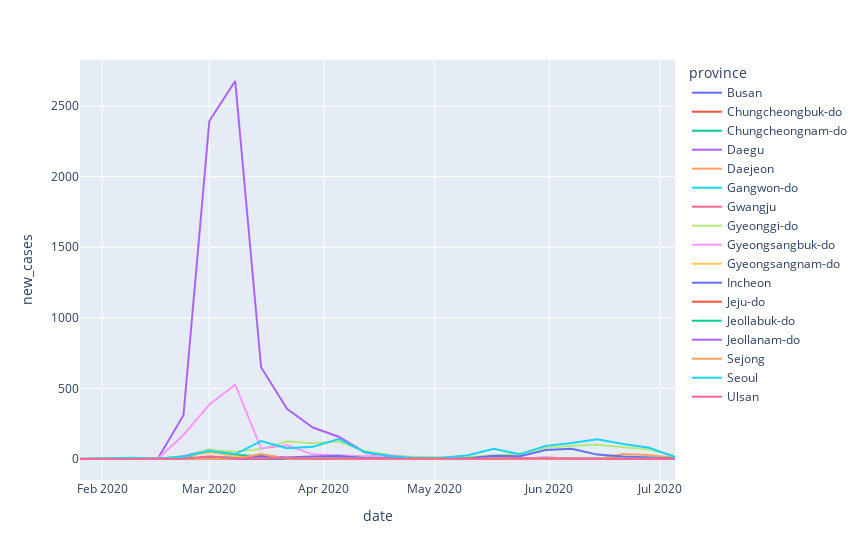

The cell this chart's notebook holds for it:
### Code cell
fig_province_time = px.line(
    weekly_time_province, y="new_cases",color='province',width=base_fig_wid*dpi
)
fig_province_time.show()

### Figure 1 — Plotly figure (JSON) as saved in the notebook; plotly's stock layout.template omitted (floating-point values rounded to 4 significant figures)
{"data": [{"hovertemplate": "province=Busan<br>date=%{x}<br>new_cases=%{y}<extra></extra>", "legendgroup": "Busan", "line": {"color": "#636efa", "dash": "solid"}, "marker": {"symbol": "circle"}, "mode": "lines", "name": "Busan", "orientation": "v", "showlegend": true, "type": "scatter", "x": ["2020-01-26T00:00:00", "2020-02-02T00:00:00", "2020-02-09T00:00:00", "2020-02-16T00:00:00", "2020-02-23T00:00:00", "2020-03-01T00:00:00", "2020-03-08T00:00:00", "2020-03-15T00:00:00", "2020-03-22T00:00:00", "2020-03-29T00:00:00", "2020-04-05T00:00:00", "2020-04-12T00:00:00", "2020-04-19T00:00:00", "2020-04-26T00:00:00", "2020-05-03T00:00:00", "2020-05-10T00:00:00", "2020-05-17T00:00:00", "2020-05-24T00:00:00", "2020-05-31T00:00:00", "2020-06-07T00:00:00", "2020-06-14T00:00:00", "2020-06-21T00:00:00", "2020-06-28T00:00:00", "2020-07-05T00:00:00"], "xaxis": "x", "y": [0, 0, 0, 0, 19, 64, 13, 10, 2, 9, 5, 4, 4, 7, 1, 3, 3, 0, 3, 0, 0, 3, 2, 2], "yaxis": "y"}, {"hovertemplate": "province=Chungcheongbuk-do<br>date=%{x}<br>new_cases=%{y}<extra></extra>", "legendgroup": "Chungcheongbuk-do", "line": {"color": "#EF553B", "dash": "solid"}, "marker": {"symbol": "circle"}, "mode": "lines", "name": "Chungcheongbuk-do", "orientation": "v", "showlegend": true, "type": "scatter", "x": ["2020-01-26T00:00:00", "2020-02-02T00:00:00", "2020-02-09T00:00:00", "2020-02-16T00:00:00", "2020-02-23T00:00:00", "2020-03-01T00:00:00", "2020-03-08T00:00:00", "2020-03-15T00:00:00", "2020-03-22T00:00:00", "2020-03-29T00:00:00", "2020-04-05T00:00:00", "2020-04-12T00:00:00", "2020-04-19T00:00:00", "2020-04-26T00:00:00", "2020-05-03T00:00:00", "2020-05-10T00:00:00", "2020-05-17T00:00:00", "2020-05-24T00:00:00", "2020-05-31T00:00:00", "2020-06-07T00:00:00", "2020-06-14T00:00:00", "2020-06-21T00:00:00", "2020-06-28T00:00:00", "2020-07-05T00:00:00"], "xaxis": "x", "y": [0, 0, 0, 0, 3, 8, 13, 7, 4, 6, 4, 0, 0, 0, 0, 4, 7, 3, 1, 1, 0, 0, 3, 1], "yaxis": "y"}, {"hovertemplate": "province=Chungcheongnam-do<br>date=%{x}<br>new_cases=%{y}<extra></extra>", "legendgroup": "Chungcheongnam-do", "line": {"color": "#00cc96", "dash": "solid"}, "marker": {"symbol": "circle"}, "mode": "lines", "name": "Chungcheongnam-do", "orientation": "v", "showlegend": true, "type": "scatter", "x": ["2020-01-26T00:00:00", "2020-02-02T00:00:00", "2020-02-09T00:00:00", "2020-02-16T00:00:00", "2020-02-23T00:00:00", "2020-03-01T00:00:00", "2020-03-08T00:00:00", "2020-03-15T00:00:00", "2020-03-22T00:00:00", "2020-03-29T00:00:00", "2020-04-05T00:00:00", "2020-04-12T00:00:00", "2020-04-19T00:00:00", "2020-04-26T00:00:00", "2020-05-03T00:00:00", "2020-05-10T00:00:00", "2020-05-17T00:00:00", "2020-05-24T00:00:00", "2020-05-31T00:00:00", "2020-06-07T00:00:00", "2020-06-14T00:00:00", "2020-06-21T00:00:00", "2020-06-28T00:00:00", "2020-07-05T00:00:00"], "xaxis": "x", "y": [0, 0, 0, 0, 1, 67, 30, 17, 5, 7, 8, 4, 2, 0, 2, 0, 1, 1, 1, 2, 3, 8, 8, 0], "yaxis": "y"}, {"hovertemplate": "province=Daegu<br>date=%{x}<br>new_cases=%{y}<extra></extra>", "legendgroup": "Daegu", "line": {"color": "#ab63fa", "dash": "solid"}, "marker": {"symbol": "circle"}, "mode": "lines", "name": "Daegu", "orientation": "v", "showlegend": true, "type": "scatter", "x": ["2020-01-26T00:00:00", "2020-02-02T00:00:00", "2020-02-09T00:00:00", "2020-02-16T00:00:00", "2020-02-23T00:00:00", "2020-03-01T00:00:00", "2020-03-08T00:00:00", "2020-03-15T00:00:00", "2020-03-22T00:00:00", "2020-03-29T00:00:00", "2020-04-05T00:00:00", "2020-04-12T00:00:00", "2020-04-19T00:00:00", "2020-04-26T00:00:00", "2020-05-03T00:00:00", "2020-05-10T00:00:00", "2020-05-17T00:00:00", "2020-05-24T00:00:00", "2020-05-31T00:00:00", "2020-06-07T00:00:00", "2020-06-14T00:00:00", "2020-06-21T00:00:00", "2020-06-28T00:00:00", "2020-07-05T00:00:00"], "xaxis": "x", "y": [0, 0, 0, 0, 310, 2394, 2677, 650, 356, 223, 158, 48, 16, 14, 10, 5, 9, 3, 10, 4, 7, 5, 5, 2], "yaxis": "y"}, {"hovertemplate": "province=Daejeon<br>date=%{x}<br>new_cases=%{y}<extra></extra>", "legendgroup": "Daejeon", "line": {"color": "#FFA15A", "dash": "solid"}, "marker": {"symbol": "circle"}, "mode": "lines", "name": "Daejeon", "orientation": "v", "showlegend": true, "type": "scatter", "x": ["2020-01-26T00:00:00", "2020-02-02T00:00:00", "2020-02-09T00:00:00", "2020-02-16T00:00:00", "2020-02-23T00:00:00", "2020-03-01T00:00:00", "2020-03-08T00:00:00", "2020-03-15T00:00:00", "2020-03-22T00:00:00", "2020-03-29T00:00:00", "2020-04-05T00:00:00", "2020-04-12T00:00:00", "2020-04-19T00:00:00", "2020-04-26T00:00:00", "2020-05-03T00:00:00", "2020-05-10T00:00:00", "2020-05-17T00:00:00", "2020-05-24T00:00:00", "2020-05-31T00:00:00", "2020-06-07T00:00:00", "2020-06-14T00:00:00", "2020-06-21T00:00:00", "2020-06-28T00:00:00", "2020-07-05T00:00:00"], "xaxis": "x", "y": [0, 0, 0, 0, 3, 10, 5, 4, 2, 10, 3, 2, 0, 1, 0, 1, 3, 1, 1, 0, 0, 36, 28, 7], "yaxis": "y"}, {"hovertemplate": "province=Gangwon-do<br>date=%{x}<br>new_cases=%{y}<extra></extra>", "legendgroup": "Gangwon-do", "line": {"color": "#19d3f3", "dash": "solid"}, "marker": {"symbol": "circle"}, "mode": "lines", "name": "Gangwon-do", "orientation": "v", "showlegend": true, "type": "scatter", "x": ["2020-01-26T00:00:00", "2020-02-02T00:00:00", "2020-02-09T00:00:00", "2020-02-16T00:00:00", "2020-02-23T00:00:00", "2020-03-01T00:00:00", "2020-03-08T00:00:00", "2020-03-15T00:00:00", "2020-03-22T00:00:00", "2020-03-29T00:00:00", "2020-04-05T00:00:00", "2020-04-12T00:00:00", "2020-04-19T00:00:00", "2020-04-26T00:00:00", "2020-05-03T00:00:00", "2020-05-10T00:00:00", "2020-05-17T00:00:00", "2020-05-24T00:00:00", "2020-05-31T00:00:00", "2020-06-07T00:00:00", "2020-06-14T00:00:00", "2020-06-21T00:00:00", "2020-06-28T00:00:00", "2020-07-05T00:00:00"], "xaxis": "x", "y": [0, 0, 0, 0, 6, 9, 12, 2, 1, 4, 11, 4, 4, 0, 0, 0, 2, 1, 1, 1, 2, 2, 2, 1], "yaxis": "y"}, {"hovertemplate": "province=Gwangju<br>date=%{x}<br>new_cases=%{y}<extra></extra>", "legendgroup": "Gwangju", "line": {"color": "#FF6692", "dash": "solid"}, "marker": {"symbol": "circle"}, "mode": "lines", "name": "Gwangju", "orientation": "v", "showlegend": true, "type": "scatter", "x": ["2020-01-26T00:00:00", "2020-02-02T00:00:00", "2020-02-09T00:00:00", "2020-02-16T00:00:00", "2020-02-23T00:00:00", "2020-03-01T00:00:00", "2020-03-08T00:00:00", "2020-03-15T00:00:00", "2020-03-22T00:00:00", "2020-03-29T00:00:00", "2020-04-05T00:00:00", "2020-04-12T00:00:00", "2020-04-19T00:00:00", "2020-04-26T00:00:00", "2020-05-03T00:00:00", "2020-05-10T00:00:00", "2020-05-17T00:00:00", "2020-05-24T00:00:00", "2020-05-31T00:00:00", "2020-06-07T00:00:00", "2020-06-14T00:00:00", "2020-06-21T00:00:00", "2020-06-28T00:00:00", "2020-07-05T00:00:00"], "xaxis": "x", "y": [0, 0, 1, 0, 7, 1, 4, 3, 3, 1, 7, 0, 3, 0, 0, 0, 0, 0, 2, 0, 0, 1, 4, 7], "yaxis": "y"}, {"hovertemplate": "province=Gyeonggi-do<br>date=%{x}<br>new_cases=%{y}<extra></extra>", "legendgroup": "Gyeonggi-do", "line": {"color": "#B6E880", "dash": "solid"}, "marker": {"symbol": "circle"}, "mode": "lines", "name": "Gyeonggi-do", "orientation": "v", "showlegend": true, "type": "scatter", "x": ["2020-01-26T00:00:00", "2020-02-02T00:00:00", "2020-02-09T00:00:00", "2020-02-16T00:00:00", "2020-02-23T00:00:00", "2020-03-01T00:00:00", "2020-03-08T00:00:00", "2020-03-15T00:00:00", "2020-03-22T00:00:00", "2020-03-29T00:00:00", "2020-04-05T00:00:00", "2020-04-12T00:00:00", "2020-04-19T00:00:00", "2020-04-26T00:00:00", "2020-05-03T00:00:00", "2020-05-10T00:00:00", "2020-05-17T00:00:00", "2020-05-24T00:00:00", "2020-05-31T00:00:00", "2020-06-07T00:00:00", "2020-06-14T00:00:00", "2020-06-21T00:00:00", "2020-06-28T00:00:00", "2020-07-05T00:00:00"], "xaxis": "x", "y": [2, 6, 2, 2, 12, 65, 52, 70, 126, 111, 124, 56, 26, 14, 12, 14, 27, 39, 80, 94, 101, 82, 67, 23], "yaxis": "y"}, {"hovertemplate": "province=Gyeongsangbuk-do<br>date=%{x}<br>new_cases=%{y}<extra></extra>", "legendgroup": "Gyeongsangbuk-do", "line": {"color": "#FF97FF", "dash": "solid"}, "marker": {"symbol": "circle"}, "mode": "lines", "name": "Gyeongsangbuk-do", "orientation": "v", "showlegend": true, "type": "scatter", "x": ["2020-01-26T00:00:00", "2020-02-02T00:00:00", "2020-02-09T00:00:00", "2020-02-16T00:00:00", "2020-02-23T00:00:00", "2020-03-01T00:00:00", "2020-03-08T00:00:00", "2020-03-15T00:00:00", "2020-03-22T00:00:00", "2020-03-29T00:00:00", "2020-04-05T00:00:00", "2020-04-12T00:00:00", "2020-04-19T00:00:00", "2020-04-26T00:00:00", "2020-05-03T00:00:00", "2020-05-10T00:00:00", "2020-05-17T00:00:00", "2020-05-24T00:00:00", "2020-05-31T00:00:00", "2020-06-07T00:00:00", "2020-06-14T00:00:00", "2020-06-21T00:00:00", "2020-06-28T00:00:00", "2020-07-05T00:00:00"], "xaxis": "x", "y": [0, 0, 0, 0, 170, 386, 526, 75, 97, 33, 27, 19, 26, 5, 2, 0, 2, 8, 3, 4, 0, 1, 3, 2], "yaxis": "y"}, {"hovertemplate": "province=Gyeongsangnam-do<br>date=%{x}<br>new_cases=%{y}<extra></extra>", "legendgroup": "Gyeongsangnam-do", "line": {"color": "#FECB52", "dash": "solid"}, "marker": {"symbol": "circle"}, "mode": "lines", "name": "Gyeongsangnam-do", "orientation": "v", "showlegend": true, "type": "scatter", "x": ["2020-01-26T00:00:00", "2020-02-02T00:00:00", "2020-02-09T00:00:00", "2020-02-16T00:00:00", "2020-02-23T00:00:00", "2020-03-01T00:00:00", "2020-03-08T00:00:00", "2020-03-15T00:00:00", "2020-03-22T00:00:00", "2020-03-29T00:00:00", "2020-04-05T00:00:00", "2020-04-12T00:00:00", "2020-04-19T00:00:00", "2020-04-26T00:00:00", "2020-05-03T00:00:00", "2020-05-10T00:00:00", "2020-05-17T00:00:00", "2020-05-24T00:00:00", "2020-05-31T00:00:00", "2020-06-07T00:00:00", "2020-06-14T00:00:00", "2020-06-21T00:00:00", "2020-06-28T00:00:00", "2020-07-05T00:00:00"], "xaxis": "x", "y": [0, 0, 0, 0, 17, 46, 20, 2, 3, 6, 15, 6, 1, 1, 0, 0, 4, 2, 0, 1, 3, 6, 0, 1], "yaxis": "y"}, {"hovertemplate": "province=Incheon<br>date=%{x}<br>new_cases=%{y}<extra></extra>", "legendgroup": "Incheon", "line": {"color": "#636efa", "dash": "solid"}, "marker": {"symbol": "circle"}, "mode": "lines", "name": "Incheon", "orientation": "v", "showlegend": true, "type": "scatter", "x": ["2020-01-26T00:00:00", "2020-02-02T00:00:00", "2020-02-09T00:00:00", "2020-02-16T00:00:00", "2020-02-23T00:00:00", "2020-03-01T00:00:00", "2020-03-08T00:00:00", "2020-03-15T00:00:00", "2020-03-22T00:00:00", "2020-03-29T00:00:00", "2020-04-05T00:00:00", "2020-04-12T00:00:00", "2020-04-19T00:00:00", "2020-04-26T00:00:00", "2020-05-03T00:00:00", "2020-05-10T00:00:00", "2020-05-17T00:00:00", "2020-05-24T00:00:00", "2020-05-31T00:00:00", "2020-06-07T00:00:00", "2020-06-14T00:00:00", "2020-06-21T00:00:00", "2020-06-28T00:00:00", "2020-07-05T00:00:00"], "xaxis": "x", "y": [1, 0, 0, 0, 1, 4, 3, 21, 10, 18, 21, 7, 5, 1, 3, 6, 23, 19, 63, 73, 31, 18, 9, 4], "yaxis": "y"}, {"hovertemplate": "province=Jeju-do<br>date=%{x}<br>new_cases=%{y}<extra></extra>", "legendgroup": "Jeju-do", "line": {"color": "#EF553B", "dash": "solid"}, "marker": {"symbol": "circle"}, "mode": "lines", "name": "Jeju-do", "orientation": "v", "showlegend": true, "type": "scatter", "x": ["2020-01-26T00:00:00", "2020-02-02T00:00:00", "2020-02-09T00:00:00", "2020-02-16T00:00:00", "2020-02-23T00:00:00", "2020-03-01T00:00:00", "2020-03-08T00:00:00", "2020-03-15T00:00:00", "2020-03-22T00:00:00", "2020-03-29T00:00:00", "2020-04-05T00:00:00", "2020-04-12T00:00:00", "2020-04-19T00:00:00", "2020-04-26T00:00:00", "2020-05-03T00:00:00", "2020-05-10T00:00:00", "2020-05-17T00:00:00", "2020-05-24T00:00:00", "2020-05-31T00:00:00", "2020-06-07T00:00:00", "2020-06-14T00:00:00", "2020-06-21T00:00:00", "2020-06-28T00:00:00", "2020-07-05T00:00:00"], "xaxis": "x", "y": [0, 0, 0, 0, 2, 0, 2, 0, 0, 4, 4, 0, 1, 0, 0, 1, 0, 0, 1, 0, 0, 4, 0, 0], "yaxis": "y"}, {"hovertemplate": "province=Jeollabuk-do<br>date=%{x}<br>new_cases=%{y}<extra></extra>", "legendgroup": "Jeollabuk-do", "line": {"color": "#00cc96", "dash": "solid"}, "marker": {"symbol": "circle"}, "mode": "lines", "name": "Jeollabuk-do", "orientation": "v", "showlegend": true, "type": "scatter", "x": ["2020-01-26T00:00:00", "2020-02-02T00:00:00", "2020-02-09T00:00:00", "2020-02-16T00:00:00", "2020-02-23T00:00:00", "2020-03-01T00:00:00", "2020-03-08T00:00:00", "2020-03-15T00:00:00", "2020-03-22T00:00:00", "2020-03-29T00:00:00", "2020-04-05T00:00:00", "2020-04-12T00:00:00", "2020-04-19T00:00:00", "2020-04-26T00:00:00", "2020-05-03T00:00:00", "2020-05-10T00:00:00", "2020-05-17T00:00:00", "2020-05-24T00:00:00", "2020-05-31T00:00:00", "2020-06-07T00:00:00", "2020-06-14T00:00:00", "2020-06-21T00:00:00", "2020-06-28T00:00:00", "2020-07-05T00:00:00"], "xaxis": "x", "y": [0, 1, 0, 0, 2, 3, 1, 0, 3, 2, 4, 1, 0, 1, 0, 1, 1, 1, 0, 0, 0, 2, 3, 1], "yaxis": "y"}, {"hovertemplate": "province=Jeollanam-do<br>date=%{x}<br>new_cases=%{y}<extra></extra>", "legendgroup": "Jeollanam-do", "line": {"color": "#ab63fa", "dash": "solid"}, "marker": {"symbol": "circle"}, "mode": "lines", "name": "Jeollanam-do", "orientation": "v", "showlegend": true, "type": "scatter", "x": ["2020-01-26T00:00:00", "2020-02-02T00:00:00", "2020-02-09T00:00:00", "2020-02-16T00:00:00", "2020-02-23T00:00:00", "2020-03-01T00:00:00", "2020-03-08T00:00:00", "2020-03-15T00:00:00", "2020-03-22T00:00:00", "2020-03-29T00:00:00", "2020-04-05T00:00:00", "2020-04-12T00:00:00", "2020-04-19T00:00:00", "2020-04-26T00:00:00", "2020-05-03T00:00:00", "2020-05-10T00:00:00", "2020-05-17T00:00:00", "2020-05-24T00:00:00", "2020-05-31T00:00:00", "2020-06-07T00:00:00", "2020-06-14T00:00:00", "2020-06-21T00:00:00", "2020-06-28T00:00:00", "2020-07-05T00:00:00"], "xaxis": "x", "y": [0, 0, 0, 0, 1, 2, 1, 0, 2, 3, 6, 0, 0, 0, 0, 1, 2, 0, 1, 1, 0, 0, 3, 1], "yaxis": "y"}, {"hovertemplate": "province=Sejong<br>date=%{x}<br>new_cases=%{y}<extra></extra>", "legendgroup": "Sejong", "line": {"color": "#FFA15A", "dash": "solid"}, "marker": {"symbol": "circle"}, "mode": "lines", "name": "Sejong", "orientation": "v", "showlegend": true, "type": "scatter", "x": ["2020-01-26T00:00:00", "2020-02-02T00:00:00", "2020-02-09T00:00:00", "2020-02-16T00:00:00", "2020-02-23T00:00:00", "2020-03-01T00:00:00", "2020-03-08T00:00:00", "2020-03-15T00:00:00", "2020-03-22T00:00:00", "2020-03-29T00:00:00", "2020-04-05T00:00:00", "2020-04-12T00:00:00", "2020-04-19T00:00:00", "2020-04-26T00:00:00", "2020-05-03T00:00:00", "2020-05-10T00:00:00", "2020-05-17T00:00:00", "2020-05-24T00:00:00", "2020-05-31T00:00:00", "2020-06-07T00:00:00", "2020-06-14T00:00:00", "2020-06-21T00:00:00", "2020-06-28T00:00:00", "2020-07-05T00:00:00"], "xaxis": "x", "y": [0, 0, 0, 0, 1, 0, 2, 36, 2, 5, 0, 0, 0, 0, 0, 0, 1, 0, 0, 0, 0, 2, 0, 1], "yaxis": "y"}, {"hovertemplate": "province=Seoul<br>date=%{x}<br>new_cases=%{y}<extra></extra>", "legendgroup": "Seoul", "line": {"color": "#19d3f3", "dash": "solid"}, "marker": {"symbol": "circle"}, "mode": "lines", "name": "Seoul", "orientation": "v", "showlegend": true, "type": "scatter", "x": ["2020-01-26T00:00:00", "2020-02-02T00:00:00", "2020-02-09T00:00:00", "2020-02-16T00:00:00", "2020-02-23T00:00:00", "2020-03-01T00:00:00", "2020-03-08T00:00:00", "2020-03-15T00:00:00", "2020-03-22T00:00:00", "2020-03-29T00:00:00", "2020-04-05T00:00:00", "2020-04-12T00:00:00", "2020-04-19T00:00:00", "2020-04-26T00:00:00", "2020-05-03T00:00:00", "2020-05-10T00:00:00", "2020-05-17T00:00:00", "2020-05-24T00:00:00", "2020-05-31T00:00:00", "2020-06-07T00:00:00", "2020-06-14T00:00:00", "2020-06-21T00:00:00", "2020-06-28T00:00:00", "2020-07-05T00:00:00"], "xaxis": "x", "y": [0, 5, 9, 0, 17, 56, 33, 127, 77, 86, 142, 50, 22, 5, 8, 26, 72, 33, 93, 113, 139, 106, 79, 14], "yaxis": "y"}, {"hovertemplate": "province=Ulsan<br>date=%{x}<br>new_cases=%{y}<extra></extra>", "legendgroup": "Ulsan", "line": {"color": "#FF6692", "dash": "solid"}, "marker": {"symbol": "circle"}, "mode": "lines", "name": "Ulsan", "orientation": "v", "showlegend": true, "type": "scatter", "x": ["2020-01-26T00:00:00", "2020-02-02T00:00:00", "2020-02-09T00:00:00", "2020-02-16T00:00:00", "2020-02-23T00:00:00", "2020-03-01T00:00:00", "2020-03-08T00:00:00", "2020-03-15T00:00:00", "2020-03-22T00:00:00", "2020-03-29T00:00:00", "2020-04-05T00:00:00", "2020-04-12T00:00:00", "2020-04-19T00:00:00", "2020-04-26T00:00:00", "2020-05-03T00:00:00", "2020-05-10T00:00:00", "2020-05-17T00:00:00", "2020-05-24T00:00:00", "2020-05-31T00:00:00", "2020-06-07T00:00:00", "2020-06-14T00:00:00", "2020-06-21T00:00:00", "2020-06-28T00:00:00", "2020-07-05T00:00:00"], "xaxis": "x", "y": [0, 0, 0, 0, 1, 19, 4, 4, 8, 3, 1, 1, 1, 1, 0, 1, 1, 5, 2, 1, 0, 0, 2, 0], "yaxis": "y"}], "layout": {"legend": {"title": {"text": "province"}, "tracegroupgap": 0}, "margin": {"t": 60}, "width": 864, "xaxis": {"anchor": "y", "domain": [0, 1], "title": {"text": "date"}}, "yaxis": {"anchor": "x", "domain": [0, 1], "title": {"text": "new_cases"}}}}
